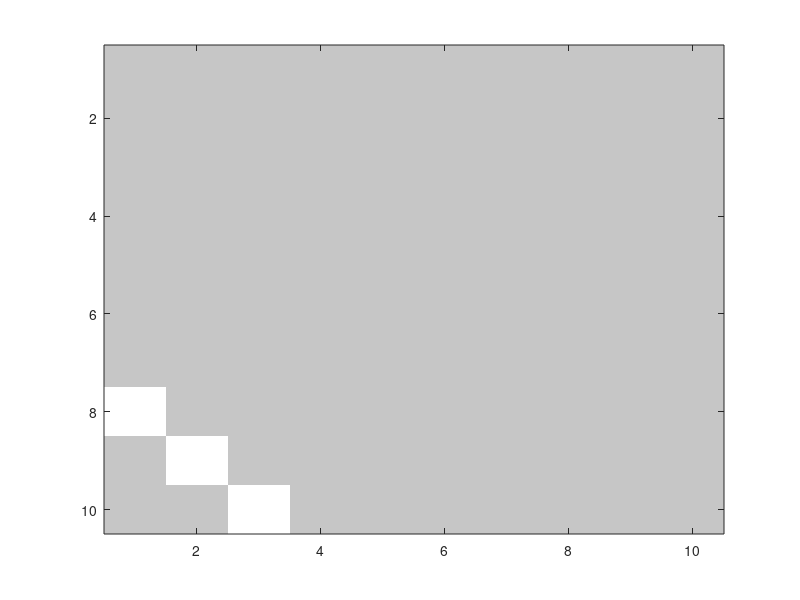

Source code (MATLAB):
close all;
clear;
clc;

% initial occupancy grid map
ocmap_Thermo = 0.5*ones(10,10);

% temperature measurement (set by the user)
% will be replaced with the actuall data on experiment
T1=5; % top left
T2=4; % top right
T3=6; % centre
T4=8; % bot left
T5=5; % bot right


% create the temperature map
gradient=0.2;
T1_Map=zeros(10,10);
T2_Map=zeros(10,10);
T3_Map=zeros(10,10);
T4_Map=zeros(10,10);
T5_Map=zeros(10,10);
T_Map=zeros(10,10);

Tmax=8.6;
for i=1:1:10
    for j=1:1:10
        T1_Map(i,j)=T1+double(round(sqrt(i^2+j^2)))*0.2;
        T2_Map(i,j)=T2+double(round(sqrt(i^2+(11-j)^2)))*0.2;
        T4_Map(i,j)=T4+double(round(sqrt((11-i)^2+j^2)))*0.2;
        T5_Map(i,j)=T5+double(round(sqrt((11-i)^2+(11-j)^2)))*0.2;
        T3_Map(i,j)=T3+double(round(sqrt((5.5-(i-0.5))^2+(5.5-(j-0.5))^2)))*0.2;
    end
end

for i=1:1:10
    for j=1:1:10
        a=abs(Tmax-T1_Map(i,j));
        b=abs(Tmax-T2_Map(i,j));
        c=abs(Tmax-T3_Map(i,j));
        d=abs(Tmax-T4_Map(i,j));
        e=abs(Tmax-T5_Map(i,j));
        A=[a,b,c,d,e];
        if a==min(A)
            T_Map(i,j)=T1_Map(i,j);
        elseif b==min(A)
            T_Map(i,j)=T2_Map(i,j);
        elseif c==min(A)
            T_Map(i,j)=T3_Map(i,j);
        elseif d==min(A)
            T_Map(i,j)=T4_Map(i,j);
        else
            T_Map(i,j)=T5_Map(i,j);
        end
    end
end

% update the occupancy grid map
for i=1:1:10
    for j=1:1:10
        if abs(Tmax-T_Map(i,j))<=0.1
            ocmap_Thermo(i,j)=0.9;
        elseif Tmax-T_Map(i,j)<=0.15 && Tmax-T_Map(i,j)>0.1
            ocmap_Thermo(i,j)=0.7;
        else
            continue;
        end
    end
end


% create occunpacy grip mapping
image(100*ocmap_Thermo);
colormap(gray);

    




